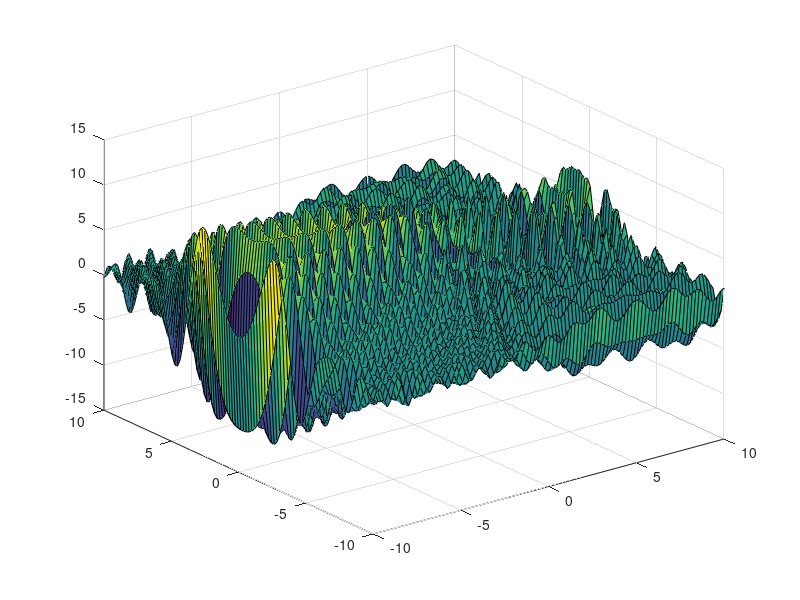

MATLAB code to generate this figure:
figure
xlim([-10 10])    % limits of axes
ylim([-10 10])

%/ define coordinates /%
xmin = -10;
xmax = 10;
nx = 100;

ymin = -10;
ymax = 10;
ny = nx;

dx = (xmax - xmin)/(nx-1);
dy = (ymax - ymin)/(ny-1);

x = xmin:dx:xmax;
y = ymin:dy:ymax;

[X, Y] = meshgrid(x, y);

%/ define Z /%
r = sqrt(X.^2 + Y.^2);    % radius
l = 1;    % wavelength
k = 2 * pi / l;    % wave number
Z = sin(k*r);
surf(X,Y,Z)
v = 1;    % speed of the boat

for t = 1:10
    r = sqrt((X-v*t).^2+Y.^2);
    Z = Z + sin(k*r);
    pause(1)    % wait 1 second before next iteration
    surf(X,Y,Z)
end